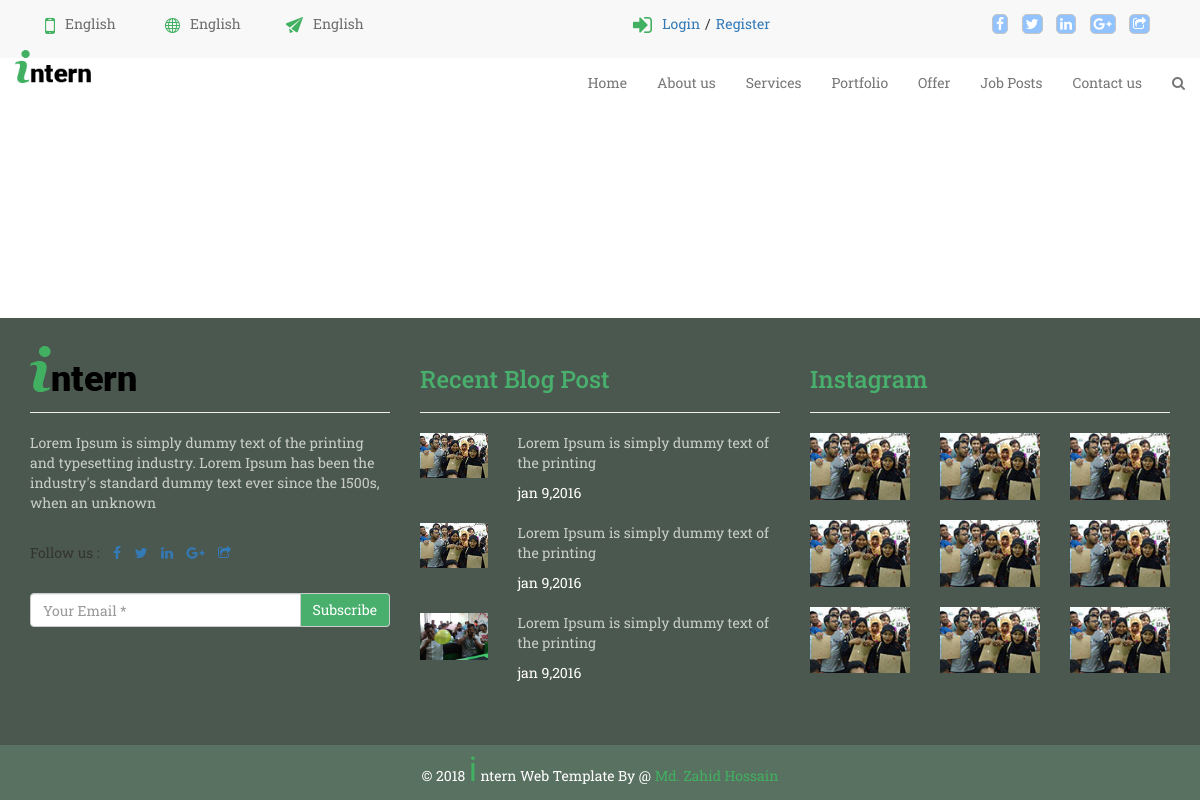
The page /candProfile.php?user=zaf@gmail.com on the database as committed earlier.
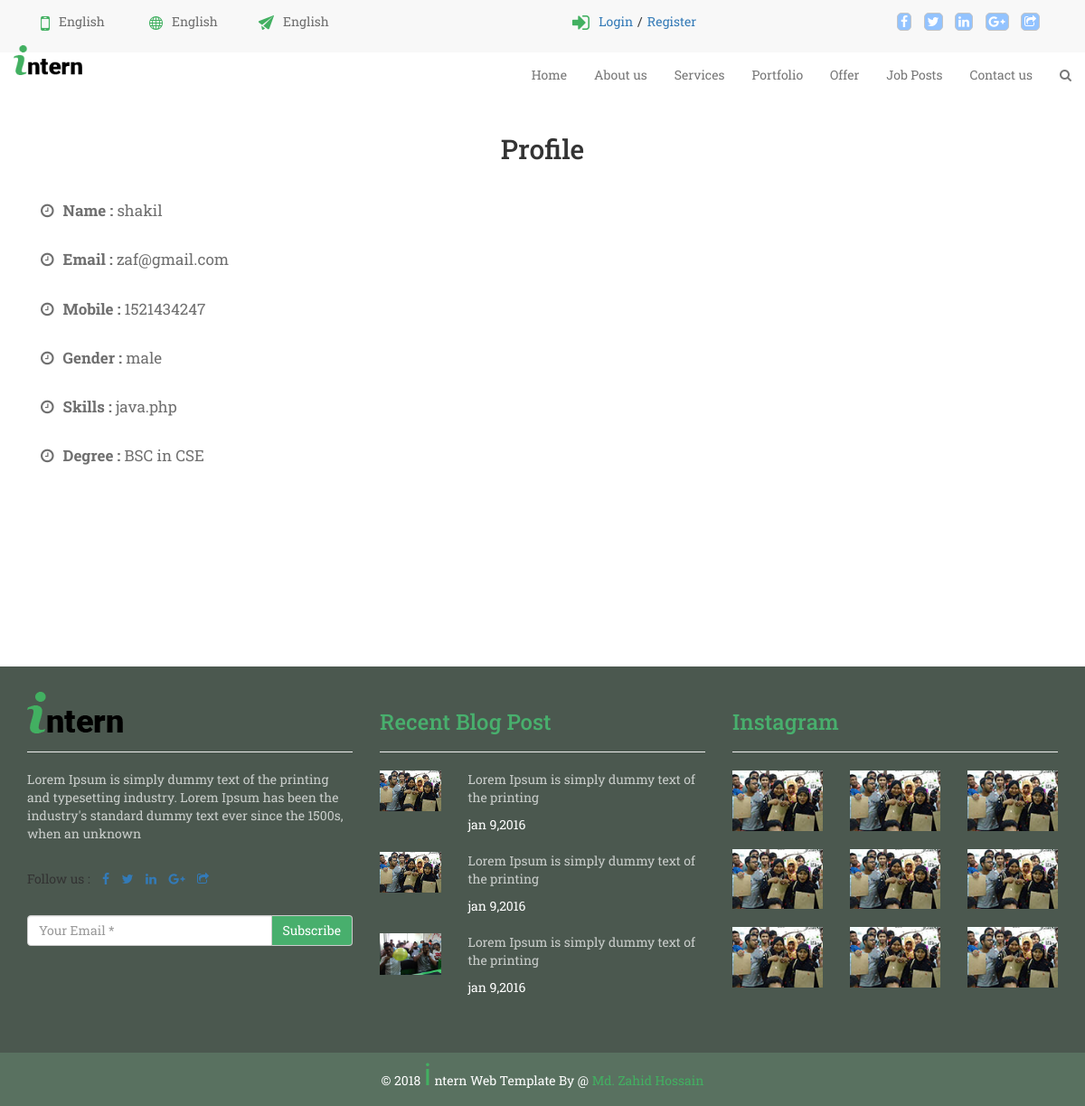
The same page on the database as committed later.
### tables this page shows
CREATE TABLE `candidate` (
  `cMail` varchar(100) NOT NULL,
  `cPass` text NOT NULL,
  `cName` varchar(32) NOT NULL,
  `cGender` text NOT NULL,
  `cMobile` int(11) NOT NULL,
  `cSkill` text,
  `cLogin` timestamp NOT NULL DEFAULT CURRENT_TIMESTAMP ON UPDATE CURRENT_TIMESTAMP,
  `cLogout` timestamp NOT NULL DEFAULT '0000-00-00 00:00:00',
  `cLastActivity` timestamp NOT NULL DEFAULT '0000-00-00 00:00:00',
  `cId` int(11) NOT NULL,
  `cDegree` varchar(32) NOT NULL,
  `cPresentAdd` text NOT NULL,
  `cPermanentAdd` text NOT NULL,
  `cDob` time NOT NULL,
  `cDeleteDate` timestamp NOT NULL DEFAULT '0000-00-00 00:00:00'
);

### candProfile.php (the view, shortened to what this page needs)
<?php
    require "config.php";
    include "includes/header.php";
    include "includes/head.php";
    include "includes/navbar.php";
    $cMail = $_GET['user'];
       $statement = "select * from candidate where cMail = '$cMail' ";
    $result = mysqli_query($conn,$statement);
    if(mysqli_num_rows($result) == 1 ){
        while($row = mysqli_fetch_assoc($result)){
            $cName = $row['cName'];
            $cMail = $row['cMail'];
            $cMobile = $row['cMobile'];
            $cGender = $row['cGender'];
            $cSkill = $row['cSkill'];
            $cDegree = $row['cDegree']; ?>
            <div class="container">
               <h2 style="text-align:center;" >Profile</h2>
                <div class="col-sm-12">
                    <p class = "singlePost"><i class="fa fa-clock-o" aria-hidden="true"></i><b>Name : </b> <?php echo $cName ?> </p>
                    <p class = "singlePost"><i class="fa fa-clock-o" aria-hidden="true"></i><b>Email : </b> <?php echo $cMail ?> </p>
                    <p class = "singlePost"><i class="fa fa-clock-o" aria-hidden="true"></i><b>Mobile : </b> <?php echo $cMobile ?> </p>
                    <p class = "singlePost"><i class="fa fa-clock-o" aria-hidden="true"></i><b>Gender : </b> <?php echo $cGender ?> </p>
                    <p class = "singlePost"><i class="fa fa-clock-o" aria-hidden="true"></i><b>Skills : </b> <?php echo $cSkill ?> </p>
                    <p class = "singlePost"><i class="fa fa-clock-o" aria-hidden="true"></i><b>Degree : </b> <?php echo $cDegree ?> </p>
                </div>
            </div>
     <?php   }
    }
include "includes/last.php";
include "includes/footer.php";
?>

### includes/header.php (shortened to what this page needs)
<!DOCTYPE html>
<html lang="en">
<head>
    <link href="font-awesome/css/font-awesome.min.css" rel="stylesheet">
    <link href="css/bootstrap.css" rel="stylesheet">
    <link rel="stylesheet" href="css/owl.carousel.css">
    <link rel="stylesheet" href="https://code.jquery.com/ui/1.12.1/themes/base/jquery-ui.css" />
    <link href="http://ajax.googleapis.com/ajax/libs/jqueryui/1.8.16/themes/black-tie/jquery-ui.css" rel="stylesheet" type="text/css" />
    <link rel="stylesheet" href="css/owl.theme.css">
    <link rel="stylesheet" href="css/swiper.min.css">
    <link rel="stylesheet" href="css/style.css">
 </head>
<body>

### includes/head.php
<section id="start">
    <div class="container-fluid">
        <div class="container">
            <div class="row">
                <div class="col-sm-4">
                    <div class="col-sm-4">
                        <div class="contact">
                            <a href="#"><img src="images/callus.png" alt=""></a>
                            <p>English</p>
                        </div>
                    </div>
                    <div class="col-sm-4">
                        <div class="contact">
                            <a href="#"><img src="images/languages.png" alt=""></a>
                            <p>English</p>
                        </div>
                    </div>
                    <div class="col-sm-4">
                        <div class="contact">
                            <a href="#"><img src="images/email.png" alt=""></a>
                            <p>English</p>
                        </div>
                    </div>
                </div>
                <div class="col-sm-8">
                    <div class="social">
                        <div class="col-sm-6">
                           <?php
                                if(isset($_SESSION['un'])||isset($_SESSION['en'])){
                                    echo '';
                                }
                                else{
                                    echo  ' <div class="contact pull-right">
                                    <span><img src="images/signin.png" alt=""></span>
                                    <div class="dropdown">
                                      <a class="dropbtn" style="text-decoration:none;margin-right:5px;">Login</a>
                                      <div class="dropdown-content">
                                        <a href="loginCandidate.php">Candidate</a>
                                        <a href="loginEmployee.php">Employee</a>
                                        <a href="../Intern/cms/admin/index.php">Admin</a>
                                      </div>
                                    </div>
                                    <spqn style="margin-right:5px;"> / </spqn>
                                    <div class="dropdown">
                                      <a class="dropbtn" style="text-decoration:none;"> Register</a>
                                      <div class="dropdown-content">
                                        <a href="regv.php">Candidate</a>
                                        <a href="#">Employee</a>
                                      </div>
                                    </div>
                                    </div> ';
                                }
                            ?>
                        </div>
                        <div class="col-sm-6">
                            <ul class="list-inline pull-right social">
                                <li><a href="#"><i class="fa fa-facebook" aria-hidden="true"></i></a></li>
                                <li><a href="#"><i class="fa fa-twitter" aria-hidden="true"></i></a></li>
                                <li><a href="#"><i class="fa fa-linkedin" aria-hidden="true"></i></a></li>
                                <li><a href="#"><i class="fa fa-google-plus" aria-hidden="true"></i></a></li>
                                <li><a href="#"><i class="fa fa-share-square-o" aria-hidden="true"></i></a></li>
                            </ul>
                        </div>
                    </div>
                </div>
            </div>
        </div>
    </div>
</section>

### includes/navbar.php (shortened to what this page needs)
<section id="navbar">
        <nav class="navbar navbar-default">
            <div class="navbar-header">
                <div class="logo">
                    <a class="navbar-brand" href="index.php"><img src="images/intern.png" alt="" style="height: 33px;"></a>
                </div>
            </div>
            <div class="collapse navbar-collapse" id="bs-example-navbar-collapse-1">
                <ul class="nav navbar-nav navbar-right">
                   <?php
                   if(isset($_SESSION['un'])){
                        $un= $_SESSION['un'];
                        echo '<li><a href="index.php">Home</a></li>
                              <li><a href="about.php">About us</a></li>
                              <li><a href="appliedJobs.php">Applied Jobs <span style="color: #fbf5f5;border: 2px solid green;border-radius: 100%;font-size: 15px;background: green;padding: 0px 4px 0px 4px;font-weight: 800;">'.$_SESSION['applied_job'].'</span></a></li>   <li><a href="jobPost.php?location=Dhaka">Job Posts</a></li>
                              <li><a href="contact.php">Contact us</a></li>';
                        echo "<li><a href=\"logoutVer.php\">Logout</a></li>";
                        echo "<li><a href='candProfile.php?user=".$un."' style='float:right;'>"."<span class='label label-info'>".$un."</span></a></li>";
                   }
                    else{
              echo' <li><a href="index.php">Home</a></li>
                    <li><a href="about.php">About us</a></li>
                    <li><a href="#recent_courses">Services</a></li>
                    <li><a href="#resource_person">Portfolio</a></li>
                    <li><a href="#webcode_offer">Offer</a></li>
                    <li><a href="jobPost.php?location=Dhaka">Job Posts</a></li>
                    <li><a href="contact.php">Contact us</a></li>
                    <li><a href="#"><i class="fa fa-search" aria-hidden="true"></i></a></li>';
                  }
                    ?>
                </ul>
            </div>
        </nav>
</section>

### includes/last.php
<section id="footer">
    <div class="container">
        <div class="row footer">
            <div class="col-sm-4">
                <div class="footer_logo">
                    <a href="#"><img src="images/intern.png" alt="intern" class="img-responsive"></a>
                </div>
                <hr>
                <div class="logo_text">
                    <p>Lorem Ipsum is simply dummy text of the printing and typesetting industry. Lorem Ipsum has been the industry's standard dummy text ever since the 1500s, when an unknown</p>
                </div>
                <br>
                <div class="follow_us">
                    <ul class="list-inline">
                        <li>Follow us : </li>
                        <li><a href="#"><i class="fa fa-facebook" aria-hidden="true"></i></a></li>
                        <li><a href="#"><i class="fa fa-twitter" aria-hidden="true"></i></a></li>
                        <li><a href="#"><i class="fa fa-linkedin" aria-hidden="true"></i></a></li>
                        <li><a href="#"><i class="fa fa-google-plus" aria-hidden="true"></i></a></li>
                        <li><a href="#"><i class="fa fa-share-square-o" aria-hidden="true"></i></a></li>
                    </ul>
                </div>
                <br>
                <div class="input-group">
                    <input type="text" class="form-control" placeholder="Your Email *"> <span class="input-group-addon btn btn-custom3" id="addon">Subscribe</span> </div>
            </div>
            <div class="col-sm-4">
                <h3>Recent Blog Post</h3>
                <hr>
                <div class="row blog">
                    <div class="col-sm-3">
                        <a href="#"><img src="images/foot.jpg" alt="" class="img-responsive"></a>
                    </div>
                    <div class="col-sm-9">
                        <p>Lorem Ipsum is simply dummy text of the printing</p> <span>jan 9,2016</span> </div>
                </div>
                <div class="row blog">
                    <div class="col-sm-3">
                        <a href="#"><img src="images/foot.jpg" alt="" class="img-responsive"></a>
                    </div>
                    <div class="col-sm-9">
                        <p>Lorem Ipsum is simply dummy text of the printing</p> <span>jan 9,2016</span> </div>
                </div>
                <div class="row blog">
                    <div class="col-sm-3">
                        <a href="#"><img src="images/gallery4.jpg" alt="" class="img-responsive"></a>
                    </div>
                    <div class="col-sm-9">
                        <p>Lorem Ipsum is simply dummy text of the printing</p> <span>jan 9,2016</span> </div>
                </div>
            </div>
            <div class="col-sm-4">
                <h3>Instagram</h3>
                <hr>
                <div class="row">
                    <div class="col-sm-4 instagram"> <img src="images/foot.jpg" alt="" class="img-responsive"> </div>
                    <div class="col-sm-4 instagram"> <img src="images/foot.jpg" alt="" class="img-responsive"> </div>
                    <div class="col-sm-4 instagram"> <img src="images/foot.jpg" alt="" class="img-responsive"> </div>
                    <div class="col-sm-4 instagram"> <img src="images/foot.jpg" alt="" class="img-responsive"> </div>
                    <div class="col-sm-4 instagram"> <img src="images/foot.jpg" alt="" class="img-responsive"> </div>
                    <div class="col-sm-4 instagram"> <img src="images/foot.jpg" alt="" class="img-responsive"> </div>
                    <div class="col-sm-4 instagram"> <img src="images/foot.jpg" alt="" class="img-responsive"> </div>
                    <div class="col-sm-4 instagram"> <img src="images/foot.jpg" alt="" class="img-responsive"> </div>
                    <div class="col-sm-4 instagram"> <img src="images/foot.jpg" alt="" class="img-responsive"> </div>
                </div>
            </div>
        </div>
    </div>
</section>

### includes/footer.php (shortened to what this page needs)
<section id="last">
        <div class="container">
           <div class="last">
               <p>&copy; 2018 <span class="diff">i</span> ntern Web Template By @ <span><a href="https://www.facebook.com/zahid.shuvro.5" target="_blank">Md. Zahid Hossain</a></span></p>
           </div>
        </div>
    </section>
</body>
</html>

### css/style.css (style rules this page uses)
body { font-family: 'Roboto Slab', serif; }
p { opacity: .7; }
#start { padding-bottom: 1em; padding-top: 1em; background: #f8f8f8 }
.contact { display: inline-flex; }
.contact a { margin: 0 10px 0 0; }
.contact span { margin: 0 10px 0 0; }
.social i { border: 1px solid #c5c5c5; padding: 2px 3px; border-radius: 5px; background: #93c3ff; color: #fff; transition: .5s; }
.dropdown { position: relative; display: inline-block; }
#navbar { padding-bottom: 0; }
.navbar-default { border: transparent; background: transparent; }
.logo a { margin-top: -23px; }
#footer { padding-bottom: 3em; background: #4b584f; margin-top: 15em; padding-top: 2em; }
.blog { margin-bottom: 20px }
.btn-custom3 { background: #48af6d; color: #fff; }
.instagram img { margin-bottom: 20px; }
.footer h3 { color: #48af6d; }
.footer p { color: white; }
.footer span { color: white; }
#last { background: #597160; }
.last p { opacity: 1; text-align: center; color: white; }
.last span { color: #42b061; }
.last span a { text-decoration: none; color: #42b061; }
.diff { font-size: 34px; font-family: 'Kaushan Script', cursive; }
.singlePost { font-size: 17px; margin-top: 30px; }
.singlePost b { margin-left: 10px; }

Rows that differ between the two databases and show on the page:
added candidate: cName "shakil", cMail "zaf@gmail.com", cMobile "1521434247", cGender "male", cSkill "java.php", cDegree "BSC in CSE"
